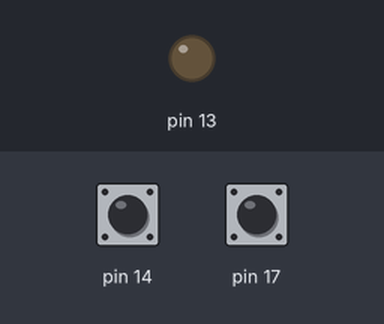
The sketch below on a simulated Arduino Leonardo, built with avr-gcc and run on an emulated ATmega32U4. Parts: output pins drawn as LEDs (lit = HIGH). Dashed ring = blinking. Inputs (shaded band) come from the test bench; at power-on: pin 17 HIGH, pin 14 HIGH.

Above: at 1.2 s.
1.3 s: pin 17 pulled LOW for 0.15 s
At 2.6 s:
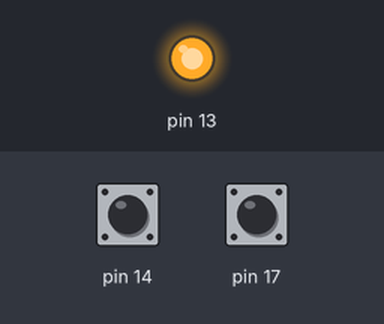
2.9 s: pin 17 pulled LOW for 1 s
At 5.9 s:
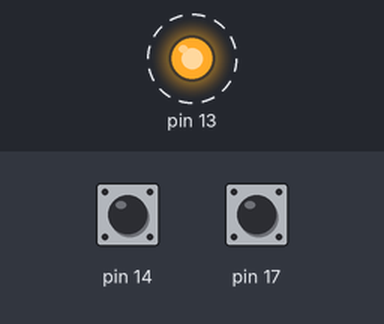
Timing chart, 0 to 12.9 s (numbered marks = the images above; inputs shaded):
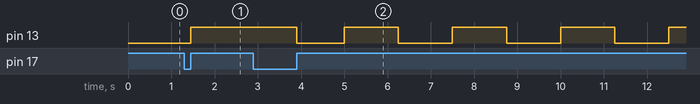

The sketch:

hw1.ino
```cpp
#include <AStar32U4.h>

AStar32U4ButtonA buttonA;
AStar32U4ButtonB buttonB;
AStar32U4ButtonC buttonC;

// Button State
int stateButtonA = 0;
int stateButtonC = 0;

// LED Blink state
int ledBlinkCounterGreen = 0;
int tmpCounterGreen;
int ledBlinkCounterYellow = 0;
int tmpCounterYellow;
unsigned long uptime;

// Use #defines or const to define states and improve readability. (ACL)

// LED on/off state
int greenLEDState;
int yellowLEDState;

// I think this grouping of state and behavior in one spot is a good thing. (ACL)
void _ledGreen(int state) {
  greenLEDState = state;
  ledGreen(state);
}

void _ledYellow(int state) {
  yellowLEDState = state;
  ledYellow(state);
}

void setup()
{

}

void loop()
{
  // Can use mod to advance state without checking current. (ACL)
  if (buttonA.getSingleDebouncedRelease()) {
    if (stateButtonA < 2) {
      stateButtonA++;
    } else {
      stateButtonA = 0;
    }
  }

  if (buttonC.getSingleDebouncedRelease()) {
    if (stateButtonC < 2) {
      stateButtonC++;
    } else {
      stateButtonC = 0;
    }
  }

  updateGreenLEDState(stateButtonA);
  updateYellowLEDState(stateButtonC);
}

void updateGreenLEDState(int stateButtonA) {

  switch(stateButtonA) {

    case 1:  // solid on
      _ledGreen(1);
      break;

    case 2:  // blink at 2hz
      handleGreenBlink();
      break;

    default:  // off
      _ledGreen(0);
  }
}

void updateYellowLEDState(int stateButtonC) {

  switch(stateButtonC) {

    case 1:  // solid on
      _ledYellow(1);
      break;

    case 2:  // blink at .4hz
      handleYellowBlink();
      break;

    default:  // off
      _ledYellow(0);
  }
}

void handleGreenBlink() {
  uptime = millis();
  tmpCounterGreen = uptime / 250;
  if (tmpCounterGreen > ledBlinkCounterGreen) {
    ledBlinkCounterGreen = tmpCounterGreen;

    if (greenLEDState == 0) {
      _ledGreen(1);
    } else {
      _ledGreen(0);
    }
  }
}

// A logically correct implementation with good control over timing, but difficult to follow. (ACL)
void handleYellowBlink() {
  uptime = millis();
  tmpCounterYellow = uptime / 1250;
  if (tmpCounterYellow > ledBlinkCounterYellow) {
    ledBlinkCounterYellow = tmpCounterYellow;

    if (yellowLEDState == 0) {
      _ledYellow(1);
    } else {
      _ledYellow(0);
    }
  }
}
```

Measured:
- after the input at 1.3 s, pin 13: LOW → HIGH after 0.15 s
- after the input at 2.9 s, pin 13: alternates HIGH for 1.3 s and LOW for 1.3 s, starting after 1.0 s
